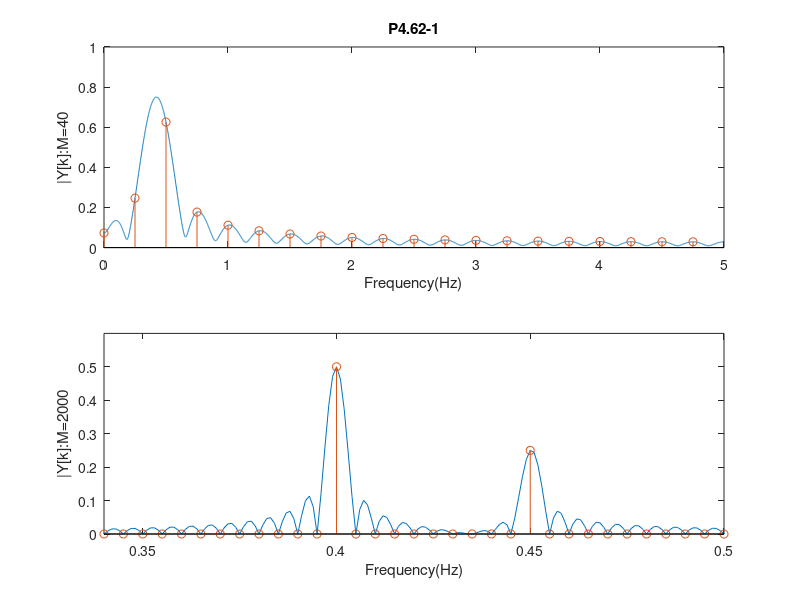
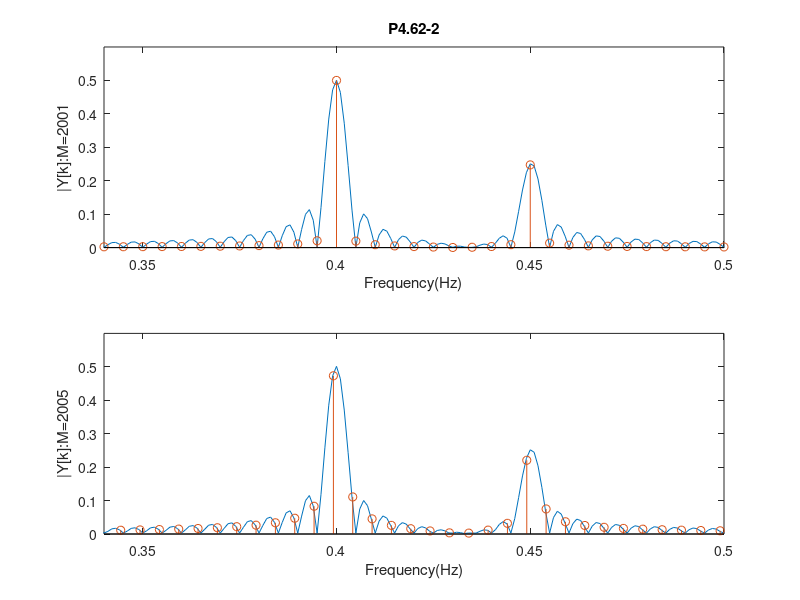
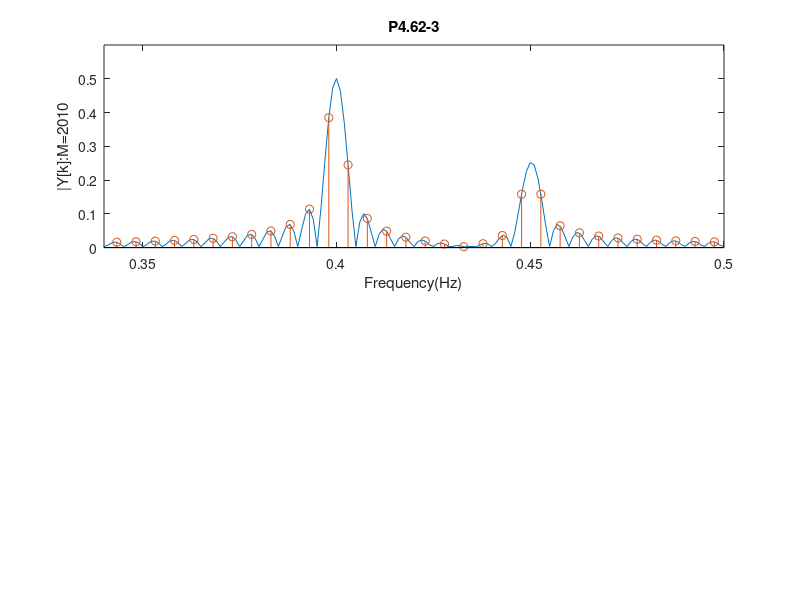

The MATLAB source for these figures, in order:
 %% PROBLEM 4.62 : 
 %% ============== 

 %% Part (1) : 
 %% ========== 
 T=0.1;  M=40; 
 n=[0:M-1];  wft=[-5:.001:5]*2*pi;  wdtfs=(2*pi/(M*T))*[-M/2:M/2-1]; 
 wft1=wft+0.8*pi;  wft2=wft-0.8*pi;  wft3=wft+0.9*pi;  wft4=wft-0.9*pi; 
 t1=exp(-j*wft1*T*(M-1)/2).*sin(M*wft1*T/2)./(2*sin(wft1*T/2)); 
 t2=exp(-j*wft2*T*(M-1)/2).*sin(M*wft2*T/2)./(2*sin(wft2*T/2)); 
 t3=exp(-j*wft3*T*(M-1)/2).*sin(M*wft3*T/2)./(4*sin(wft3*T/2)); 
 t4=exp(-j*wft4*T*(M-1)/2).*sin(M*wft4*T/2)./(4*sin(wft4*T/2)); 
 Yft=(t1+t2+t3+t4)/M; 

 x=cos(2*pi*0.4*n*T) + .5*cos(2*pi*0.45*n*T); 
 Ydtfs=fftshift(fft(x,M))/M; 

 figure(1),clf 
 subplot(2,1,1) 
 plot(wft/(2*pi),abs(Yft)),hold on,stem(wdtfs/(2*pi),abs(Ydtfs)) 
 title('P4.62-1'),xlabel('Frequency(Hz)'),ylabel('|Y[k]:M=40'),axis([0 5 0 1]) 


 %% Part (2) : 
 %% ========== 
 T=0.1;  M=2000; 
 n=[0:M-1];  wft=[-5:.001:5]*2*pi;  wdtfs=(2*pi/(M*T))*[-M/2:M/2-1]; 
 wft1=wft+0.8*pi;  wft2=wft-0.8*pi;  wft3=wft+0.9*pi;  wft4=wft-0.9*pi; 
 t1=exp(-j*wft1*T*(M-1)/2).*sin(M*wft1*T/2)./(2*sin(wft1*T/2)); 
 t2=exp(-j*wft2*T*(M-1)/2).*sin(M*wft2*T/2)./(2*sin(wft2*T/2)); 
 t3=exp(-j*wft3*T*(M-1)/2).*sin(M*wft3*T/2)./(4*sin(wft3*T/2)); 
 t4=exp(-j*wft4*T*(M-1)/2).*sin(M*wft4*T/2)./(4*sin(wft4*T/2)); 
 Yft=(t1+t2+t3+t4)/M; 

 x=cos(2*pi*0.4*n*T) + .5*cos(2*pi*0.45*n*T); 
 Ydtfs=fftshift(fft(x,M))/M; 

 subplot(2,1,2),title('P4.62_2') 
 plot(wft/(2*pi),abs(Yft)),hold on,stem(wdtfs/(2*pi),abs(Ydtfs)) 
 xlabel('Frequency(Hz)'),ylabel('|Y[k]:M=2000'),axis([0.34 0.5 0 .6]) 

 print P4_62_1.eps 


 %% Part (3) : 
 %% ========== 
 T=0.1;  M=2001; 
 n=[0:M-1];  wft=[-5:.001:5]*2*pi;  wdtfs=(2*pi/((M-1)*T))*[-(M-1)/2:(M-1)/2]; 
 wft1=wft+0.8*pi;  wft2=wft-0.8*pi;  wft3=wft+0.9*pi;  wft4=wft-0.9*pi; 
 t1=exp(-j*wft1*T*(M-1)/2).*sin(M*wft1*T/2)./(2*sin(wft1*T/2)); 
 t2=exp(-j*wft2*T*(M-1)/2).*sin(M*wft2*T/2)./(2*sin(wft2*T/2)); 
 t3=exp(-j*wft3*T*(M-1)/2).*sin(M*wft3*T/2)./(4*sin(wft3*T/2)); 
 t4=exp(-j*wft4*T*(M-1)/2).*sin(M*wft4*T/2)./(4*sin(wft4*T/2)); 
 Yft=(t1+t2+t3+t4)/M; 

 x=cos(2*pi*0.4*n*T) + .5*cos(2*pi*0.45*n*T); 
 Ydtfs=fftshift(fft(x,M))/M; 

 figure(2),clf 
 subplot(2,1,1) 
 plot(wft/(2*pi),abs(Yft)),hold on,stem(wdtfs/(2*pi),abs(Ydtfs)) 
 title('P4.62-2') 
 xlabel('Frequency(Hz)'),ylabel('|Y[k]:M=2001'),axis([0.34 0.5 0 .6]) 


 %% Part (4) : 
 %% ========== 
 T=0.1;  M=2005; 
 n=[0:M-1];  wft=[-5:.001:5]*2*pi;  wdtfs=(2*pi/((M-1)*T))*[-(M-1)/2:(M-1)/2]; 
 wft1=wft+0.8*pi;  wft2=wft-0.8*pi;  wft3=wft+0.9*pi;  wft4=wft-0.9*pi; 
 t1=exp(-j*wft1*T*(M-1)/2).*sin(M*wft1*T/2)./(2*sin(wft1*T/2)); 
 t2=exp(-j*wft2*T*(M-1)/2).*sin(M*wft2*T/2)./(2*sin(wft2*T/2)); 
 t3=exp(-j*wft3*T*(M-1)/2).*sin(M*wft3*T/2)./(4*sin(wft3*T/2)); 
 t4=exp(-j*wft4*T*(M-1)/2).*sin(M*wft4*T/2)./(4*sin(wft4*T/2)); 
 Yft=(t1+t2+t3+t4)/M; 

 x=cos(2*pi*0.4*n*T) + .5*cos(2*pi*0.45*n*T); 
 Ydtfs=fftshift(fft(x,M))/M; 

 subplot(2,1,2) 
 plot(wft/(2*pi),abs(Yft)),hold on,stem(wdtfs/(2*pi),abs(Ydtfs)) 
 xlabel('Frequency(Hz)'),ylabel('|Y[k]:M=2005'),axis([0.34 0.5 0 .6]) 

 print P4_62_2.eps 


 %% Part (5) : 
 %% ========== 
 T=0.1;  M=2010; 
 n=[0:M-1];  wft=[-5:.001:5]*2*pi;  wdtfs=(2*pi/(M*T))*[-M/2:M/2-1]; 
 wft1=wft+0.8*pi;  wft2=wft-0.8*pi;  wft3=wft+0.9*pi;  wft4=wft-0.9*pi; 
 t1=exp(-j*wft1*T*(M-1)/2).*sin(M*wft1*T/2)./(2*sin(wft1*T/2)); 
 t2=exp(-j*wft2*T*(M-1)/2).*sin(M*wft2*T/2)./(2*sin(wft2*T/2)); 
 t3=exp(-j*wft3*T*(M-1)/2).*sin(M*wft3*T/2)./(4*sin(wft3*T/2)); 
 t4=exp(-j*wft4*T*(M-1)/2).*sin(M*wft4*T/2)./(4*sin(wft4*T/2)); 
 Yft=(t1+t2+t3+t4)/M; 

 x=cos(2*pi*0.4*n*T) + .5*cos(2*pi*0.45*n*T); 
 Ydtfs=fftshift(fft(x,M))/M; 

 figure(3),clf 
 subplot(2,1,1),title('P4.62_3') 
 plot(wft/(2*pi),abs(Yft)),hold on,stem(wdtfs/(2*pi),abs(Ydtfs)) 
 xlabel('Frequency(Hz)'),ylabel('|Y[k]:M=2010'),axis([0.34 0.5 0 .6]) 
 title('P4.62-3') 

 print P4_62_3.eps 